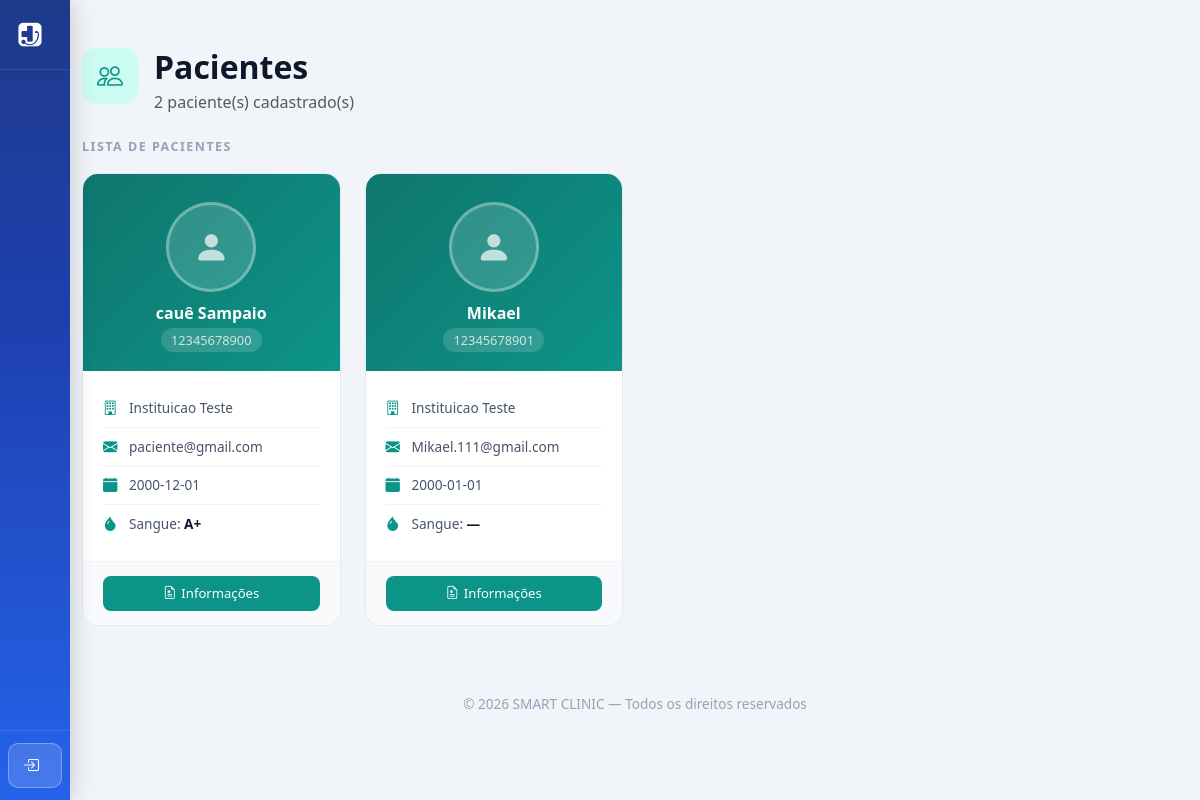
The app's page /Frontend/paciente.php, older data.
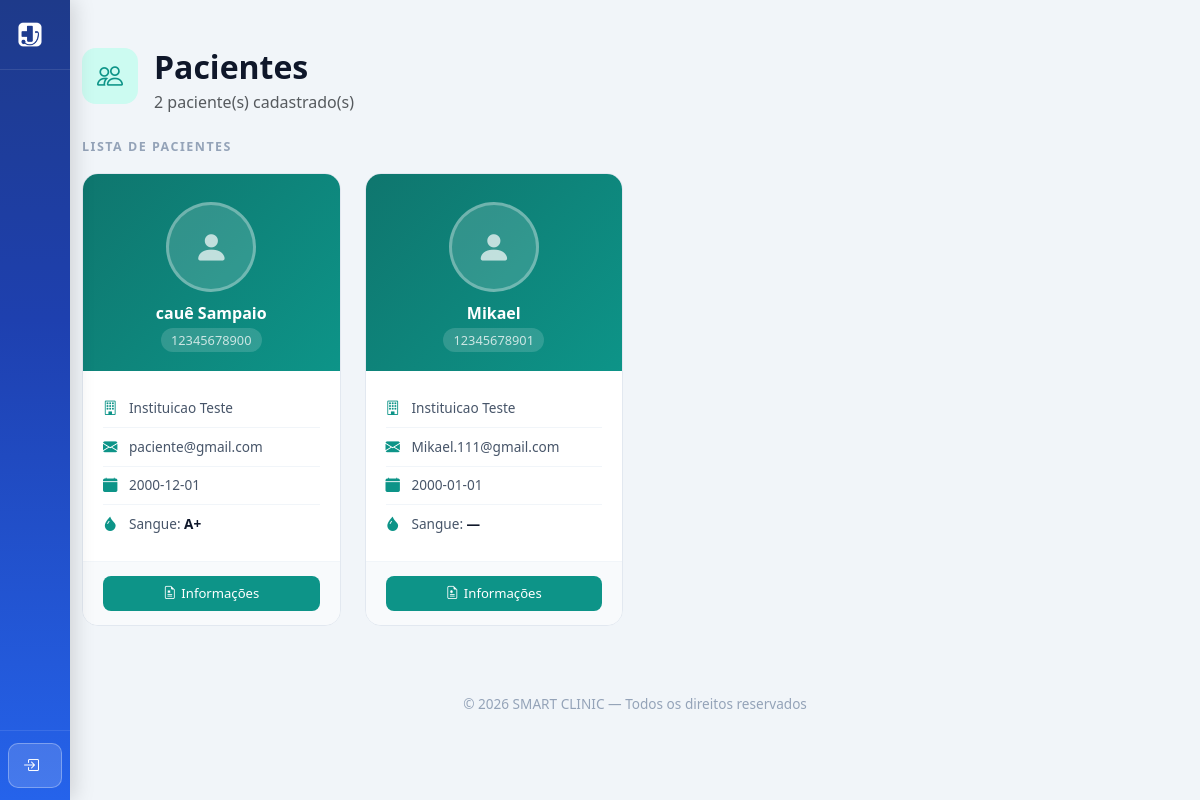
The same page, newer data.
### tables this page shows
CREATE TABLE `paciente` (
  `cod` int(11) NOT NULL,
  `fk_instituicao_cod` int(11) DEFAULT NULL,
  `cpf` varchar(11) NOT NULL,
  `nome` varchar(100) NOT NULL,
  `data_nascimento` date NOT NULL,
  `email` varchar(100) DEFAULT NULL,
  `senha` varchar(100) DEFAULT NULL,
  `endereco` varchar(200) DEFAULT NULL,
  `foto` varchar(100) DEFAULT NULL
);

CREATE TABLE `instituicao` (
  `cod` int(11) NOT NULL,
  `cnpj` varchar(20) DEFAULT NULL,
  `logo` varchar(200) NOT NULL,
  `email` varchar(100) NOT NULL,
  `senha` varchar(100) NOT NULL,
  `nome` varchar(100) NOT NULL,
  `telefone` varchar(20) NOT NULL,
  `endereco` varchar(200) NOT NULL,
  `status` varchar(20) NOT NULL
);

CREATE TABLE `prontuario` (
  `cod` int(11) NOT NULL,
  `fk_paciente_cpf` varchar(11) DEFAULT NULL,
  `foto` varchar(200) DEFAULT NULL,
  `tipo_sanguineo` varchar(5) DEFAULT NULL,
  `doencas_cronicas` text DEFAULT NULL,
  `doencas_geneticas` text DEFAULT NULL,
  `doencas_autoimunes` text DEFAULT NULL,
  `outros` text DEFAULT NULL
);

### Backend/controller/Database.php (called while the page is built)
<?php
class Database {
    private static $instance = null;
    public static function getConnection() {
        if (self::$instance === null) {
            $host = '127.0.0.1';
            $db   = 'smartclinic';
            $user = 'root';
            $pass = '';
            $charset = 'utf8mb4';
            $dsn = "mysql:host=$host;dbname=$db;charset=$charset";
            $options = [
                PDO::ATTR_ERRMODE => PDO::ERRMODE_EXCEPTION,
                PDO::ATTR_DEFAULT_FETCH_MODE => PDO::FETCH_ASSOC,
                PDO::ATTR_EMULATE_PREPARES => false,
            ];
            self::$instance = new PDO($dsn, $user, $pass, $options);
        }
        return self::$instance;
    }
}

### Backend/controller/PacienteController.php (called while the page is built, shortened)
<?php
require_once $_SERVER['DOCUMENT_ROOT'] . '/SMART-CLINIC-A/Backend/dao/PacienteDAO.php';
class PacienteController extends BaseController {
    private $dao;
    public function __construct() {
        $this->dao = new PacienteDAO();
    }
    public function getAll() {
        return $this->dao->getAll();
    }
}

### Backend/dao/BaseDAO.php (called while the page is built, shortened)
<?php
require_once $_SERVER['DOCUMENT_ROOT'] . '/SMART-CLINIC-A/Backend/controller/Database.php';
class BaseDAO {
    public function __construct() {
        $this->db = Database::getConnection();
    }
}

### Backend/dao/PacienteDAO.php (called while the page is built, shortened)
<?php
require_once __DIR__ . '/../controller/Database.php';
require_once __DIR__ . '/BaseDAO.php';
class PacienteDAO extends BaseDAO {
    public function getAll() {
        $stmt = $this->db->query('
            SELECT p.*, i.nome as instituicao_nome
            FROM paciente p
            LEFT JOIN instituicao i ON p.fk_instituicao_cod = i.cod
        ');
        return $stmt->fetchAll();
    }
}

### Backend/controller/ProntuarioController.php (called while the page is built, shortened)
<?php
require_once __DIR__ . '/../dao/ProntuarioDAO.php';
class ProntuarioController extends BaseController {
    private $dao;
    public function __construct() {
        $this->dao = new ProntuarioDAO();
    }
    public function getAll() {
        return $this->dao->getAll();
    }
}

### Backend/dao/ProntuarioDAO.php (called while the page is built, shortened)
<?php
require_once __DIR__ . '/BaseDAO.php';
class ProntuarioDAO extends BaseDAO {
    public function getAll() {
        $stmt = $this->db->query('SELECT p.*, pac.nome as paciente_nome FROM prontuario p LEFT JOIN paciente pac ON p.fk_paciente_cpf = pac.cpf');
        return $stmt->fetchAll();
    }
}

### Frontend/paciente.php (the view, shortened to what the changed rows need)
<?php
require_once $_SERVER['DOCUMENT_ROOT'] . '/SMART-CLINIC-A/Backend/controller/PacienteController.php';
require_once $_SERVER['DOCUMENT_ROOT'] . '/SMART-CLINIC-A/Backend/controller/ProntuarioController.php';
$pacController   = new PacienteController();
$prontController = new ProntuarioController();
$role       = $_SESSION['role'] ?? null;
$isPaciente = $role === 'paciente';
$logadoCod  = $_SESSION['user_id'] ?? null;
$action = $_GET['action'] ?? 'list';
$pacientes   = $isPaciente ? [$pacController->getById($logadoCod)] : $pacController->getAll();
$prontuarios = $prontController->getAll();
$prontMap = [];
foreach ($prontuarios as $p) {
    $prontMap[$p['fk_paciente_cpf']] = $p;
}
?>
<!DOCTYPE html>
<html lang="pt-BR">
<head>
    <link href="https://cdn.jsdelivr.net/npm/bootstrap@5.3.2/dist/css/bootstrap.min.css" rel="stylesheet">
    <link href="https://cdn.jsdelivr.net/npm/bootstrap-icons@1.11.1/font/bootstrap-icons.css" rel="stylesheet">
</head>
<body>
<section class="py-5">
<div class="container-lg" style="max-width:1200px;">
<?php if ($action == 'list'): ?>
<div class="d-flex justify-content-between align-items-start mb-4">
    <div class="d-flex align-items-start gap-3">
        <div>
            <h2 class="title mb-1">Pacientes</h2>
        </div>
    </div>
</div>
<div class="row g-4">
<?php foreach ($pacientes as $pac):
    $pront   = $prontMap[$pac['cpf']] ?? null;
    $fotoSrc = !empty($pac['foto']) ? FOTO_PAC_URL . $pac['foto'] : '';
?>
<div class="col-xl-3 col-lg-4 col-md-6">
    <div class="pac-card">
        <div class="pac-card-header">
            <?php if ($fotoSrc): ?>
                <div class="pac-avatar-placeholder" style="display:none;"><i class="bi bi-person-fill"></i></div>
            <?php else: ?>
                <div class="pac-avatar-placeholder"><i class="bi bi-person-fill"></i></div>
            <?php endif; ?>
            <h5><?= htmlspecialchars($pac['nome']) ?></h5>
            <span><?= htmlspecialchars($pac['cpf']) ?></span>
        </div>
        <div class="pac-card-body">
            <div class="pac-info-row"><i class="bi bi-building"></i><span><?= htmlspecialchars($pac['instituicao_nome'] ?? '—') ?></span></div>
            <div class="pac-info-row"><i class="bi bi-envelope-fill"></i><span style="word-break:break-all;"><?= htmlspecialchars($pac['email'] ?? '—') ?></span></div>
            <div class="pac-info-row"><i class="bi bi-calendar-fill"></i><span><?= htmlspecialchars($pac['data_nascimento'] ?? '—') ?></span></div>
            <div class="pac-info-row"><i class="bi bi-droplet-fill"></i><span>Sangue: <strong><?= htmlspecialchars($pront['tipo_sanguineo'] ?? '—') ?></strong></span></div>
        </div>
        <div class="pac-card-footer">
            <button class="btn-card-info"
                onclick='abrirProntuario(<?= json_encode([
                    "nome"              => $pac["nome"],
                    "cpf"               => $pac["cpf"],
                    "foto"              => $fotoSrc,
                    "pront_cod"         => $pront["cod"] ?? null,
                    "tipo_sanguineo"    => $pront["tipo_sanguineo"]     ?? "",
                    "doencas_cronicas"  => $pront["doencas_cronicas"]   ?? "",
                    "doencas_geneticas" => $pront["doencas_geneticas"]  ?? "",
                    "doencas_autoimunes"=> $pront["doencas_autoimunes"] ?? "",
                    "outros"            => $pront["outros"]             ?? "",
                    "pac_cpf"           => $pac["cpf"]
                ], JSON_HEX_APOS) ?>)'>
                <i class="bi bi-file-earmark-medical"></i> Informações
            </button>
        </div>
    </div>
</div>
<?php endforeach; ?>
</div>
<?php endif; ?>
</div>
</section>
</body>
</html>

Row changes from the older to the newer data that the page shows:
changed paciente "cauê Sampaio": foto empty → "pac_6a2da825cc1f9.jpg" (drawn)
changed paciente "Mikael": foto empty → "pac_6a2da84391447.jpg" (drawn)
